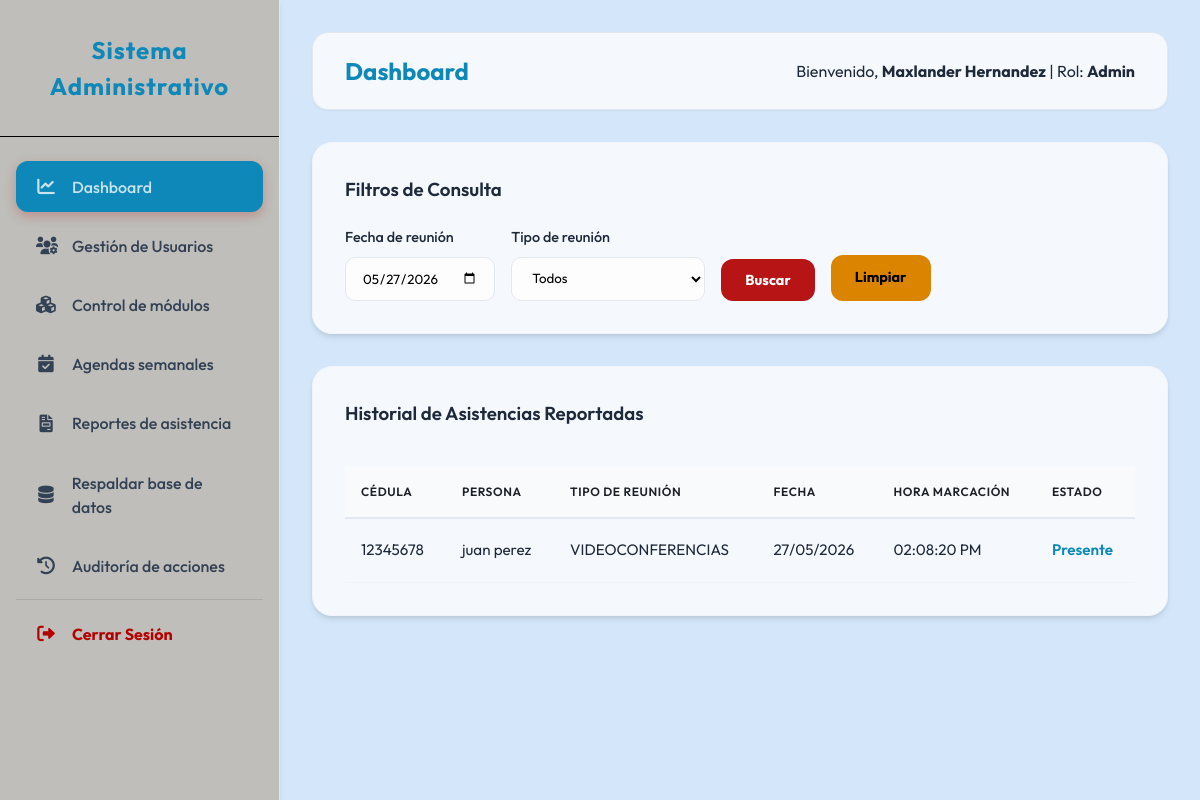
Screenshot of /visualizador/dashboard.php?fecha=2026-05-27 (signed in) with the database file from the repository.
### tables this page shows
CREATE TABLE `registro_asistencia` (
  `ID_REGISTRO` int(11) NOT NULL AUTO_INCREMENT,
  `ID_PERSONAS` int(11) NOT NULL,
  `ID_REUNIONES` int(11) NOT NULL,
  `MARCACION` timestamp NOT NULL DEFAULT current_timestamp(),
  `ESTADO` varchar(50) DEFAULT 'Presente',
  `METODO` varchar(50) DEFAULT 'Manual',
  PRIMARY KEY (`ID_REGISTRO`),
  KEY `ID_PERSONAS` (`ID_PERSONAS`),
  KEY `ID_REUNIONES` (`ID_REUNIONES`) USING BTREE,
  CONSTRAINT `registro_asistencia_ibfk_1` FOREIGN KEY (`ID_PERSONAS`) REFERENCES `personas` (`ID_PERSONAS`) ON DELETE CASCADE,
  CONSTRAINT `registro_reuniones_ibfk_1` FOREIGN KEY (`ID_REUNIONES`) REFERENCES `reuniones` (`ID_REUNION`) ON DELETE CASCADE
);

CREATE TABLE `personas` (
  `ID_PERSONAS` int(11) NOT NULL AUTO_INCREMENT,
  `CEDULAS` varchar(20) NOT NULL,
  `NOMBRES` varchar(100) NOT NULL,
  `APELLIDOS` varchar(100) NOT NULL,
  `ACTIVO` tinyint(1) DEFAULT 1,
  `CREADO_EN` timestamp NOT NULL DEFAULT current_timestamp(),
  PRIMARY KEY (`ID_PERSONAS`),
  UNIQUE KEY `CEDULAS` (`CEDULAS`)
);

CREATE TABLE `reuniones` (
  `ID_REUNION` int(11) NOT NULL AUTO_INCREMENT,
  `FECHA` date NOT NULL,
  `HORA` time NOT NULL,
  `TIPO_REUNION` varchar(255) NOT NULL,
  `DESCRIPCION` varchar(100) DEFAULT NULL,
  `LUGAR` varchar(255) NOT NULL,
  `PARROQUIA` enum('Simon Bolivar','Once de Abril','Vista al Sol','Chirica','Dalla Costa','Cachamay','Universidad','Unare','Yocoima','Pozo Verde','5 de Julio') NOT NULL,
  `RESPONSABLE_NOMBRE` varchar(100) NOT NULL,
  `RESPONSABLE_CEDULA` varchar(20) NOT NULL,
  `RESPONSABLE_TELEFONO` varchar(15) NOT NULL,
  `CREADO_EN` timestamp NOT NULL DEFAULT current_timestamp(),
  `ESTADO` varchar(20) DEFAULT 'Programada',
  PRIMARY KEY (`ID_REUNION`)
);

### visualizador/dashboard.php (the view, shortened to what this page needs)
<?php
require_once __DIR__ . '/../includes/layout_header.php';
require_once __DIR__ . '/../config/database.php';
$fecha = $_GET['fecha'] ?? '';
$query = "SELECT R.*, P.NOMBRES, P.APELLIDOS, P.CEDULAS, S.TIPO_REUNION, S.FECHA
          FROM REGISTRO_ASISTENCIA R
          JOIN PERSONAS P ON R.ID_PERSONAS = P.ID_PERSONAS
          JOIN REUNIONES S ON R.ID_REUNIONES = S.ID_REUNION
          WHERE 1=1";
$params = [];
if ($fecha) {
    $query .= " AND S.FECHA = ?";
    $params[] = $fecha;
}
$query .= " ORDER BY R.MARCACION DESC";
$stmt = $pdo->prepare($query);
$stmt->execute($params);
$asistencias = $stmt->fetchAll();
?>
<div class="card">
    <h3>Filtros de Consulta</h3>
    <form method="GET" style="margin-top: 1rem; display: flex; gap: 1rem; align-items: flex-end;">
        <div class="form-group" style="margin-bottom: 0;">
            <label>Fecha de reunión</label>
            <input type="date" name="fecha" value="<?php echo $fecha; ?>">
        </div>
        <div class="form-group" style="margin-bottom: 0;">
            <label>Tipo de reunión</label>
            <select name="tipo">
                <option value="">Todos</option>
            </select>
        </div>
        <button type="submit" class="btn btn-primary">Buscar</button>
        <a href="dashboard.php" class="btn btn-secondary";>Limpiar</a>
    </form>
</div>
<div class="card">
    <div style="display: flex; justify-content: space-between; align-items: center; margin-bottom: 1rem;">
        <h3>Historial de Asistencias Reportadas</h3>
    </div>
    <table>
        <thead>
            <tr>
                <th>Cédula</th>
                <th>Persona</th>
                <th>Tipo de reunión</th>
                <th>Fecha</th>
                <th>Hora Marcación</th>
                <th>Estado</th>
            </tr>
        </thead>
        <tbody>
            <?php foreach ($asistencias as $a): ?>
            <tr>
                <td><?php echo $a['CEDULAS']; ?></td>
                <td><?php echo $a['NOMBRES'] . ' ' . $a['APELLIDOS']; ?></td>
                <td><?php echo $a['TIPO_REUNION']; ?></td>
                <td><?php echo date('d/m/Y', strtotime($a['FECHA'])); ?></td>
                <td><?php echo date('h:i:s A', strtotime($a['MARCACION'])); ?></td>
                <td><span style="color: var(--primary-color); font-weight: 600;"><?php echo $a['ESTADO']; ?></span></td>
            </tr>
            <?php endforeach; ?>
        </tbody>
    </table>
</div>
<?php require_once __DIR__ . '/../includes/layout_footer.php'; ?>

### public/assets/css/style.css (style rules this page uses)
:root { --primary-color: #0d88b8; --secondary-color: #000000; --accent-blue: #5e74f0; --bg-color: #d4e7fafa; --sidebar-color: #add8ce; --sidebar-text: #334155; --text-main: #1e293b; --text-light: #1d2127; --white: #ffffffc4; --success: #00B300; --danger: #f18e96; --warning: #f59e0b; --shadow-sm: 0 1px 2px 0 rgba(0, 0, 0, 0.05); --shadow-md: 0 4px 6px -1px rgba(0, 0, 0, 0.1), 0 2px 4px -1px rgba(0, 0, 0, 0.06); --shadow-lg: 0 10px 15px -3px rgba(0, 0, 0, 0.1), 0 4px 6px -2px rgba(0, 0, 0, 0.05); }
* { margin: 0; padding: 0; box-sizing: border-box; }
body { font-family: 'Outfit', sans-serif; background-color: var(--bg-color); color: var(--text-main); line-height: 1.5; overflow-x: hidden; }
.card { background: var(--white); padding: 2rem; border-radius: 1.25rem; box-shadow: var(--shadow-md); margin-bottom: 2rem; border: 1px solid #f1f5f9; }
.card h3 { margin-bottom: 1.5rem; color: var(--text-main); font-weight: 600; display: flex; align-items: center; gap: 0.75rem; }
table { width: 100%; border-collapse: separate; border-spacing: 0; margin-top: 1rem; }
th { background-color: #f8fafc; color: var(--text-light); font-weight: 600; text-transform: uppercase; font-size: 0.75rem; letter-spacing: 0.05em; padding: 1rem; text-align: left; border-bottom: 2px solid #e2e8f0; }
td { padding: 1.25rem 1rem; border-bottom: 1px solid #f1f5f9; font-size: 0.95rem; }
.form-group { margin-bottom: 1.5rem; }
label { display: block; margin-bottom: 0.5rem; font-weight: 500; color: var(--text-main); font-size: 0.9rem; }
input, select, textarea { width: 100%; padding: 0.75rem 1rem; border: 1px solid #e2e8f0; border-radius: 0.625rem; font-family: inherit; transition: all 0.2s; background-color: #fdfdfd; }
.btn { padding: 0.75rem 1.5rem; border-radius: 0.75rem; border: none; cursor: pointer; font-family: inherit; font-weight: 700; transition: all 0.2s; display: inline-flex; align-items: center; gap: 0.5rem; text-decoration: none; font-size: 0.9rem; }
.btn-primary { text-align: center; background: #b10101ea; color: #ffffff !important; justify-content: center; }
.btn-secondary { background: #DB8400; color: #000000 !important; }

### rows the page displays
registro_asistencia: ID_PERSONAS.CEDULAS "12345678", ID_PERSONAS.NOMBRES "juan", ID_PERSONAS.APELLIDOS "perez", ID_REUNIONES.TIPO_REUNION "VIDEOCONFERENCIAS", ID_REUNIONES.FECHA "27/05/2026", MARCACION "02:08:20 PM", ESTADO "Presente"

### other values shown
$title "Dashboard"
$_SESSION['user_name'] "Maxlander Hernandez"
$user_level "Admin"
